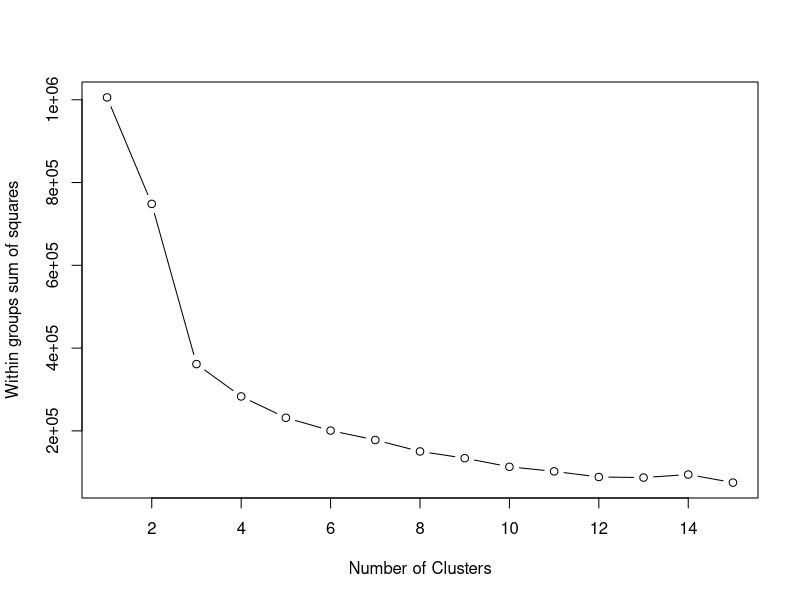
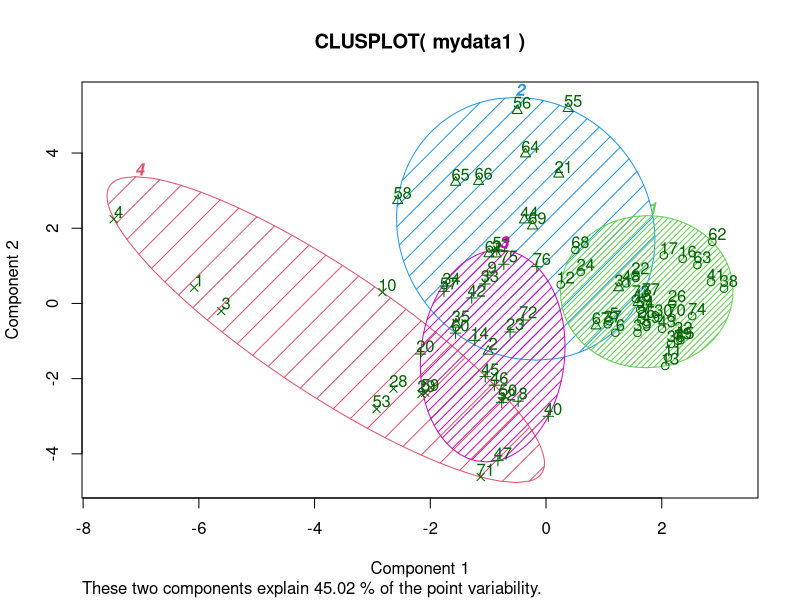
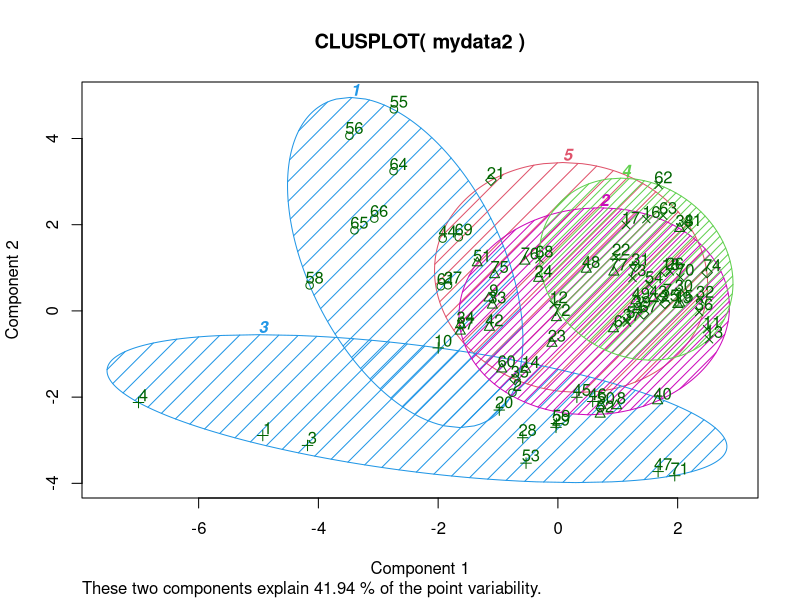
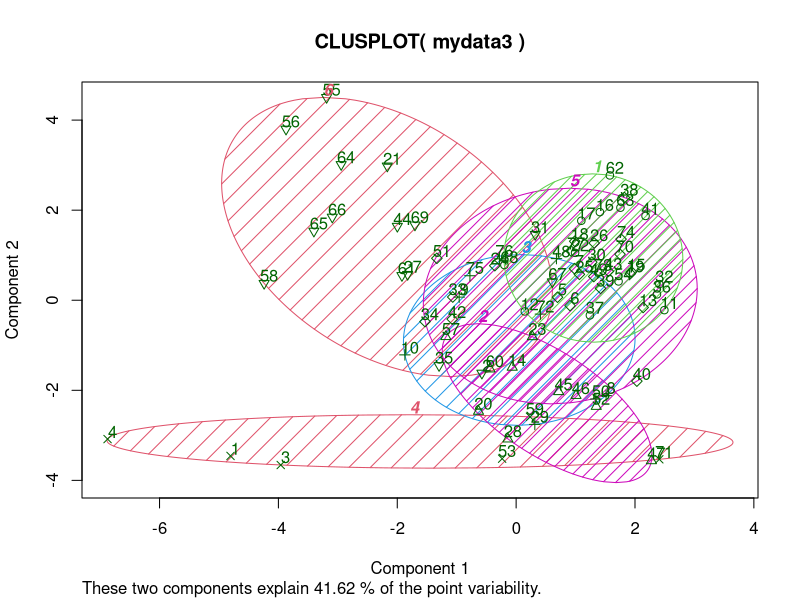
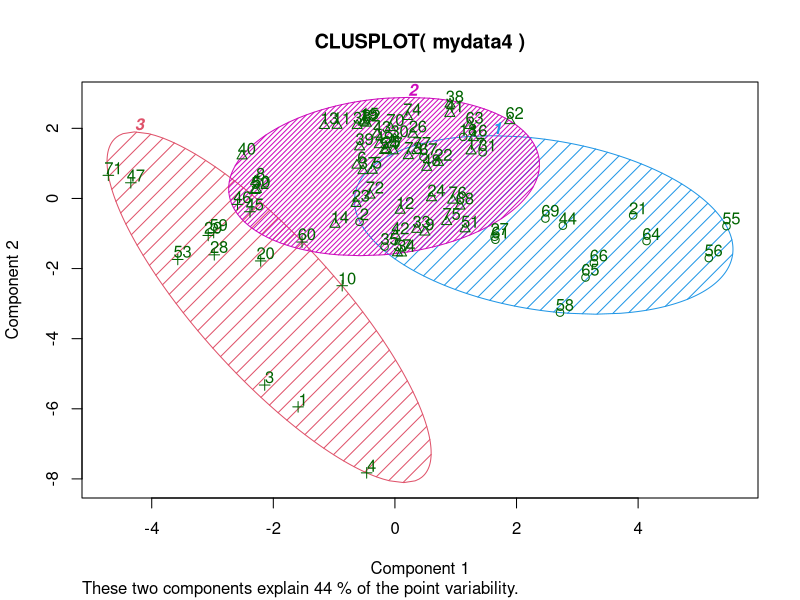

R code for these plots, in order:
#For this exercise, I looked at data about breakfast cereals.  I think this dataset is good for clustering analysis- 
# while there are no "true" labels, it will be interesting to see if the clusters allign with some logical groups -
#my hypothesis is that healthy, fiber-rich cereals will fall into one cluster, sugary cereals will fall into another, 
#cereals with nuts will likely fall into a cluster becuase of their high protein content, etc. 

#load necessary library
library(cluster)
#load data
data<-read.csv('cereals.csv')
#look at the structure of data
str(data)
#i only want to look at columns 4 to 16 (the first 3 columns are name, manufacturer, and type (cold vs. hot) - I don't want to inlude these)
mydata<-data[,4:16]
#figure out the number of k by performing the elbow test:
wss <- (nrow(mydata)-1)*sum(apply(mydata,2,var))
for (i in 2:15) wss[i] <- sum(kmeans(mydata,centers=i)$withinss) 
plot(1:15, wss, type="b", xlab="Number of Clusters", ylab="Within groups sum of squares") 
#it looks like the "elbow" is around 4-6 clusters - i will try each and look at the results
fit<-kmeans(mydata, 4)
aggregate(mydata,by=list(fit$cluster),FUN=mean)
mydata1 <- data.frame(data, fit$cluster) 
#plot the clusters
clusplot(mydata1, fit$cluster, color=TRUE, shade=TRUE, labels=2, lines=0)
write.table(mydata1, file = 'cereal.clusters.1.txt', sep = '\t')

#try with 5 clusters:
fit<-kmeans(mydata, 5)
aggregate(mydata,by=list(fit$cluster),FUN=mean)
mydata2 <- data.frame(data, fit$cluster) 
clusplot(mydata2, fit$cluster, color=TRUE, shade=TRUE, labels=2, lines=0)
write.table(mydata2, file = 'cereal.clusters.2.txt', sep = '\t')

#try with 6 clusters:
fit<-kmeans(mydata, 6)
aggregate(mydata,by=list(fit$cluster),FUN=mean)
mydata3 <- data.frame(data, fit$cluster) 
clusplot(mydata3, fit$cluster, color=TRUE, shade=TRUE, labels=2, lines=0)
write.table(mydata3, file = 'cereal.clusters.3.txt', sep = '\t')

#comparring the three charts and the three files, it looks like 5 clusters is the best solution. 

#the breakdown of the cererals looks as follows:

#1. moderately sugary, very standard cerals - captain crunch, cornflakes, special k
#2. mostly nutty and raisiny cerals, bran cereals: muesli, raisin bran, fruitful bran, all bran, etc. These tend to be high protein and somewhat high fiber
#3. mostly wheat cereals: shredded_wheat, puffed_wheat, shredded_wheat_n'Bran, frosted_mini_wheats
#4. not clear what this grouping is about: cheerios, rice krispies, golden_grahams.  Very similar to cluster 1 (in fact different types of Cheerios appear in both)
#5. mostly fruity, sweet cereals - froot loops, fruity pebbles, trix, grape nuts flakes, apple jacks. 

# some of the clusters are very clear (the wheat group, the bran/nutty group), others are less clear. 
# out of curiosity i tried to run kmeans with 3 clusters. 
fit<-kmeans(mydata, 3)
aggregate(mydata,by=list(fit$cluster),FUN=mean)
mydata4 <- data.frame(data, fit$cluster) 
clusplot(mydata4, fit$cluster, color=TRUE, shade=TRUE, labels=2, lines=0)
write.table(mydata4, file = 'cereal.clusters.4.txt', sep = '\t')

# the results are just like I expected: 2 small groups (one for wheat cereals, one for bran cereals), and one large group with 
# everything else.  